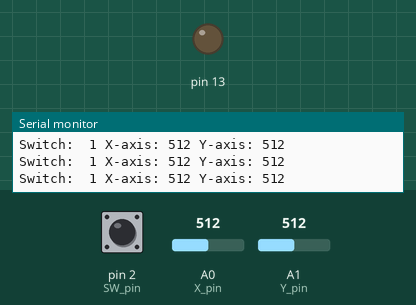
Recording of a sketch running on a simulated Arduino Uno, built with avr-gcc and run on an emulated ATmega328P. Shown: output pins drawn as LEDs (lit = HIGH), the last lines printed to the serial monitor. The test bench sets the inputs (shaded band); at power-on: A1 (Y_pin) = 512, pin 2 (SW_pin) HIGH, A0 (X_pin) = 512.

Above: at 1.2 s.
1.3 s: A1 (Y_pin) set to 1010
2.8 s: A1 (Y_pin) set to 1023
At 4.2 s:
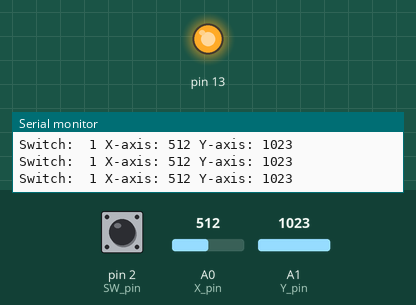
4.5 s: A1 (Y_pin) set to 900
At 5.5 s:
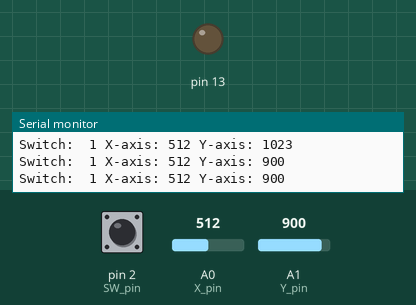
6.0 s: pin 2 (SW_pin) pulled LOW for 3.2 s
At 6.8 s:
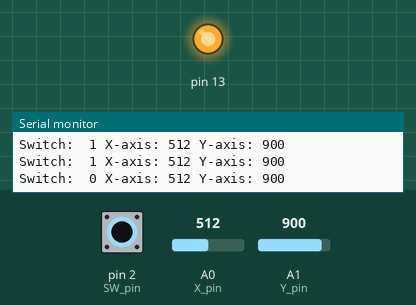
Timing chart, 0 to 11.5 s (numbered marks = the images above; inputs shaded):
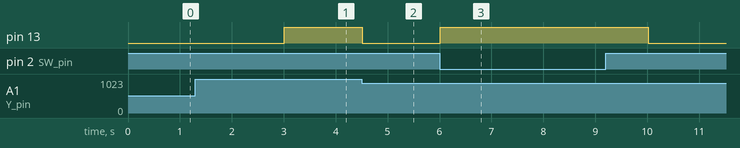

The sketch:

Joystick.ino
```cpp
// Arduino pin numbers
const int SW_pin = 2; // digital pin connected to switch output
const int X_pin = 0; // analog pin connected to X output
const int Y_pin = 1; // analog pin connected to Y output

void setup() {
  pinMode(SW_pin, INPUT);
  pinMode(13, OUTPUT);
  digitalWrite(SW_pin, HIGH);
  Serial.begin(9600);
}

void loop() {
  digitalWrite(13,LOW);
  Serial.print("Switch:  ");
  Serial.print(digitalRead(SW_pin));
  Serial.print(" ");
  Serial.print("X-axis: ");
  Serial.print(analogRead(X_pin));
  Serial.print(" ");
  Serial.print("Y-axis: ");
  Serial.println(analogRead(Y_pin));
  Serial.print("\n");
  if(digitalRead(SW_pin) <1){
    digitalWrite(13,HIGH);
    delay(500);
  }
  if(analogRead(Y_pin) == 0){
    digitalWrite(13,LOW);
  }
  if(analogRead(Y_pin) == 1023){
    digitalWrite(13,HIGH);
  }
  delay(500);
}
```

Measured:
- the behaviour switches between 1022 and 1023 on A1 (Y_pin) (found by bisection; images 0 and 1)
- after the input at 2.8 s, pin 13: LOW → HIGH after 0.21 s
- after the input at 4.5 s, pin 13: HIGH → LOW at once
- after the input at 6.0 s, pin 13: LOW → HIGH at once, → LOW 4.0 s later
